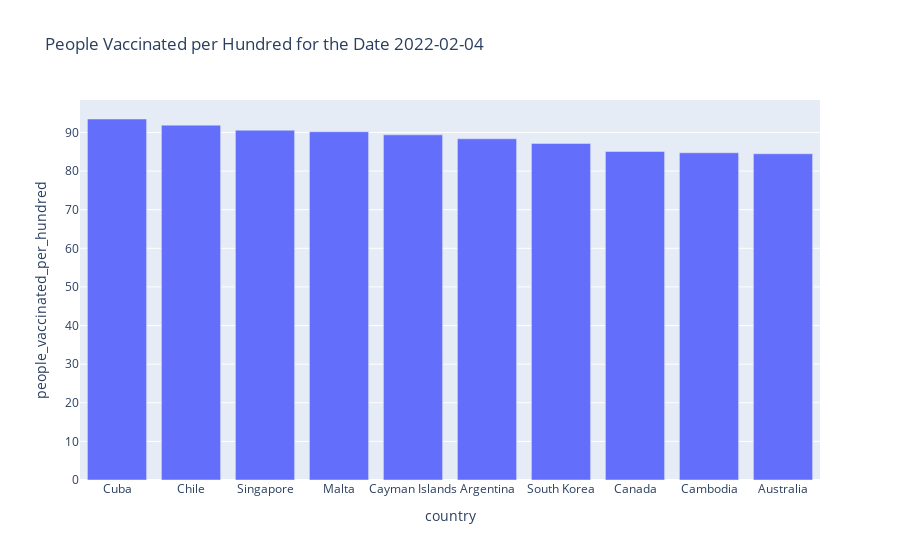

Notebook code cell kept with this figure:
### Code cell
px.bar(df.head(10), x='country', y='people_vaccinated_per_hundred',
                   title='People Vaccinated per Hundred for the Date 2022-02-04')

### Figure 1 — Plotly figure (JSON) as saved in the notebook; plotly's stock layout.template omitted (floating-point values rounded to 4 significant figures)
{"data": [{"alignmentgroup": "True", "hovertemplate": "country=%{x}<br>people_vaccinated_per_hundred=%{y}<extra></extra>", "legendgroup": "", "marker": {"color": "#636efa", "pattern": {"shape": ""}}, "name": "", "offsetgroup": "", "orientation": "v", "showlegend": false, "textposition": "auto", "type": "bar", "x": ["Cuba", "Chile", "Singapore", "Malta", "Cayman Islands", "Argentina", "South Korea", "Canada", "Cambodia", "Australia"], "xaxis": "x", "y": [93.49, 91.9, 90.59, 90.19, 89.39, 88.36, 87.17, 85.08, 84.74, 84.49], "yaxis": "y"}], "layout": {"barmode": "relative", "legend": {"tracegroupgap": 0}, "title": {"text": "People Vaccinated per Hundred for the Date 2022-02-04"}, "xaxis": {"anchor": "y", "domain": [0.0, 1.0], "title": {"text": "country"}}, "yaxis": {"anchor": "x", "domain": [0.0, 1.0], "title": {"text": "people_vaccinated_per_hundred"}}}}
